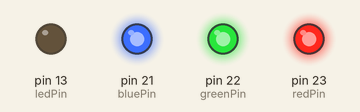
A sketch run on a simulated Arduino Mega 2560, built with avr-gcc and run on an emulated ATmega2560. Shown: output pins drawn as LEDs (lit = HIGH).

Above: at 0.5 s.
At 2.0 s:
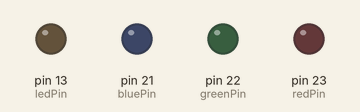
Timing chart, 0 to 3.0 s (numbered marks = the images above):
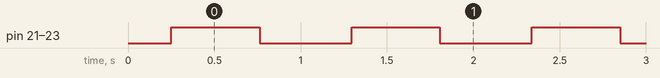

Measured:
- by itself, pin 21 (bluePin), pin 22 (greenPin), pin 23 (redPin): alternates HIGH for 0.51 s and LOW for 0.53 s

The sketch:

First_Teensy32_program.ino
```cpp
int redPin = 23;
int greenPin = 22;
int bluePin = 21;
int ledPin = 13;
int rate = 1;
int scalar = 1;
void setup() {

  pinMode(redPin, OUTPUT);
  pinMode(greenPin, OUTPUT);
  pinMode(bluePin, OUTPUT);
  pinMode(ledPin, OUTPUT);
}

void loop() {
  rate = rate + scalar * 5;
  if (rate < 0 || rate > 255) {
    scalar = -scalar;
  }
  /*
  digitalWrite(redPin, HIGH);
  delay(rate);
  digitalWrite(greenPin, HIGH);
  delay(rate);
  digitalWrite(bluePin, HIGH);
  delay(rate);
  digitalWrite(ledPin, HIGH);
  delay(rate);
  digitalWrite(redPin, LOW);
  delay(rate);
  digitalWrite(greenPin, LOW);
  delay(rate);
  digitalWrite(bluePin, LOW);
  delay(rate);
  digitalWrite(ledPin, LOW);
  delay(rate);*/
  analogWrite(redPin, rate);
  analogWrite(greenPin, rate);
  analogWrite(bluePin,rate);
  delay(10);
}
```
